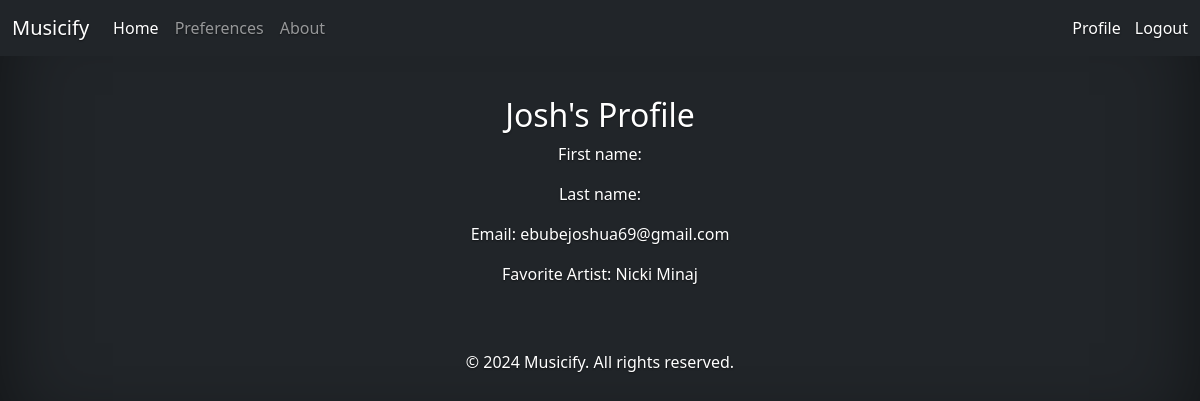
The app's page /profile/ (signed in), older data.
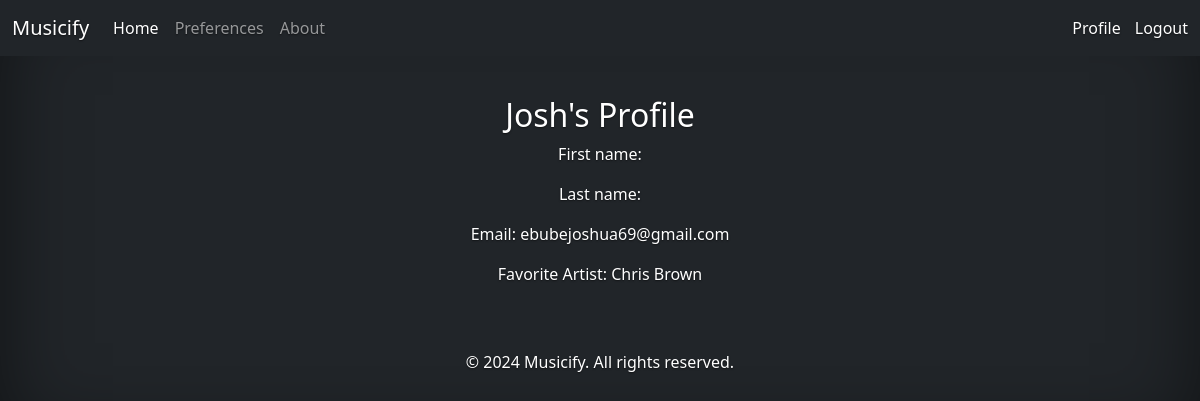
The same page, newer data.
### users/models.py (models this page shows, shortened)
class UserProfile(models.Model):
    user = models.OneToOneField(User, on_delete=models.CASCADE)
    favorite_artist = models.CharField(max_length=100, null=True)

### users/views.py (the view)
# urls.py: path('profile/', views.profile, name='users-profile'),
@login_required(login_url='users-login')
def profile(request):
    user_profile = UserProfile.objects.get(user=request.user)
    return render(request, 'users/profile.html', {'user_profile': user_profile})

### users/templates/users/profile.html
{% extends "main/base.html" %}
{% block content %}
<div>
    <section class="py-0 text-center container">
        <div class="row py-lg-0">
            <div class="col-lg-12 col-md-3 mx-auto">
                <h2>{{ user.username }}'s Profile</h2>
                <p>First name: {{ user.first_name }}</p>
                <p>Last name: {{ user.last_name }}</p>
                <p>Email: {{ user.email }}</p>
                <p>Favorite Artist: {{ user_profile.favorite_artist }}</p>
            </div>
        </div>
    </section>
</div>
{% endblock content %}

Row changes from the older to the newer data that the page shows:
changed UserProfile: favorite_artist "Nicki Minaj" → "Chris Brown"
